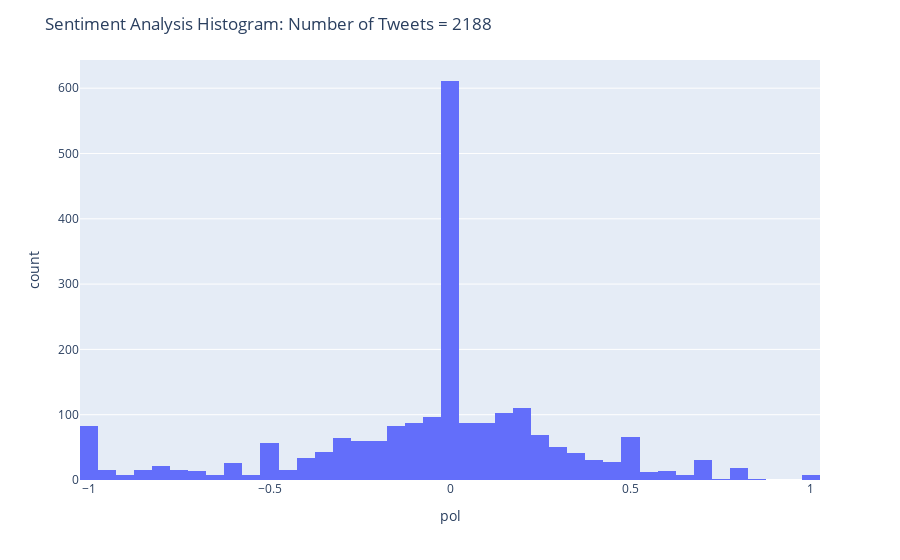

The notebook cell saved with this chart:
### Code cell
fig = px.histogram(polarities_df, x="pol")
fig.update_layout(title_text='Sentiment Analysis Histogram: Number of Tweets = '+str(len(event1_posts)) )
fig.write_html("sentiment_histogram.html")
fig.show()

### Figure 1 — Plotly figure (JSON) as saved in the notebook; plotly's stock layout.template omitted (floating-point values rounded to 4 significant figures; data arrays with more than 128 entries replaced by an {"elided": "..."} marker saying what was removed)
{"data": [{"alignmentgroup": "True", "bingroup": "x", "hovertemplate": "pol=%{x}<br>count=%{y}<extra></extra>", "legendgroup": "", "marker": {"color": "#636efa", "pattern": {"shape": ""}}, "name": "", "offsetgroup": "", "orientation": "v", "showlegend": false, "type": "histogram", "x": {"elided": "2188 float values"}, "xaxis": "x", "yaxis": "y"}], "layout": {"barmode": "relative", "legend": {"tracegroupgap": 0}, "margin": {"t": 60}, "title": {"text": "Sentiment Analysis Histogram: Number of Tweets = 2188"}, "xaxis": {"anchor": "y", "domain": [0, 1], "title": {"text": "pol"}}, "yaxis": {"anchor": "x", "domain": [0, 1], "title": {"text": "count"}}}}
